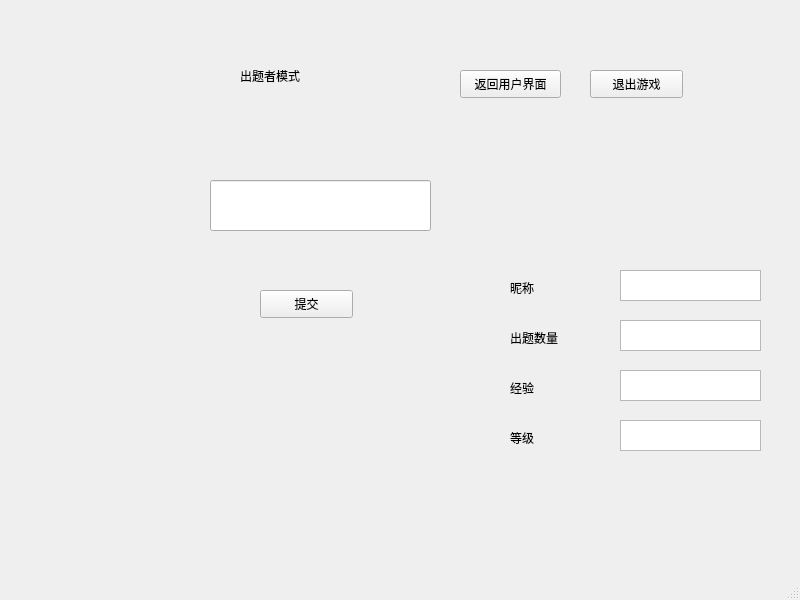
<?xml version="1.0" encoding="UTF-8"?>
<ui version="4.0">
 <class>play2</class>
 <widget class="QMainWindow" name="play2">
  <property name="geometry">
   <rect>
    <x>0</x>
    <y>0</y>
    <width>800</width>
    <height>600</height>
   </rect>
  </property>
  <property name="windowTitle">
   <string>MainWindow</string>
  </property>
  <widget class="QWidget" name="centralwidget">
   <widget class="QLabel" name="label">
    <property name="geometry">
     <rect>
      <x>240</x>
      <y>40</y>
      <width>191</width>
      <height>71</height>
     </rect>
    </property>
    <property name="styleSheet">
     <string notr="true">font: 63 18pt &quot;Bahnschrift SemiBold SemiConden&quot;;</string>
    </property>
    <property name="text">
     <string>出题者模式</string>
    </property>
   </widget>
   <widget class="QPushButton" name="returnButton">
    <property name="geometry">
     <rect>
      <x>460</x>
      <y>70</y>
      <width>101</width>
      <height>28</height>
     </rect>
    </property>
    <property name="text">
     <string>返回用户界面</string>
    </property>
   </widget>
   <widget class="QPushButton" name="exitButton">
    <property name="geometry">
     <rect>
      <x>590</x>
      <y>70</y>
      <width>93</width>
      <height>28</height>
     </rect>
    </property>
    <property name="text">
     <string>退出游戏</string>
    </property>
   </widget>
   <widget class="QLineEdit" name="lineEdit">
    <property name="geometry">
     <rect>
      <x>210</x>
      <y>180</y>
      <width>221</width>
      <height>51</height>
     </rect>
    </property>
    <property name="styleSheet">
     <string notr="true">font: 63 16pt &quot;Bahnschrift SemiBold&quot;;</string>
    </property>
   </widget>
   <widget class="QPushButton" name="submitBtn">
    <property name="geometry">
     <rect>
      <x>260</x>
      <y>290</y>
      <width>93</width>
      <height>28</height>
     </rect>
    </property>
    <property name="text">
     <string>提交</string>
    </property>
   </widget>
   <widget class="QLabel" name="label_2">
    <property name="geometry">
     <rect>
      <x>510</x>
      <y>280</y>
      <width>72</width>
      <height>15</height>
     </rect>
    </property>
    <property name="text">
     <string>昵称</string>
    </property>
   </widget>
   <widget class="QLabel" name="label_3">
    <property name="geometry">
     <rect>
      <x>510</x>
      <y>330</y>
      <width>72</width>
      <height>15</height>
     </rect>
    </property>
    <property name="text">
     <string>出题数量</string>
    </property>
   </widget>
   <widget class="QLabel" name="label_4">
    <property name="geometry">
     <rect>
      <x>510</x>
      <y>380</y>
      <width>72</width>
      <height>15</height>
     </rect>
    </property>
    <property name="text">
     <string>经验</string>
    </property>
   </widget>
   <widget class="QLabel" name="label_5">
    <property name="geometry">
     <rect>
      <x>510</x>
      <y>430</y>
      <width>72</width>
      <height>15</height>
     </rect>
    </property>
    <property name="text">
     <string>等级</string>
    </property>
   </widget>
   <widget class="QTextBrowser" name="NickNameBrowser">
    <property name="geometry">
     <rect>
      <x>620</x>
      <y>270</y>
      <width>141</width>
      <height>31</height>
     </rect>
    </property>
   </widget>
   <widget class="QTextBrowser" name="bldwords_Browser">
    <property name="geometry">
     <rect>
      <x>620</x>
      <y>320</y>
      <width>141</width>
      <height>31</height>
     </rect>
    </property>
   </widget>
   <widget class="QTextBrowser" name="exp_Browser">
    <property name="geometry">
     <rect>
      <x>620</x>
      <y>370</y>
      <width>141</width>
      <height>31</height>
     </rect>
    </property>
   </widget>
   <widget class="QTextBrowser" name="level_Browser">
    <property name="geometry">
     <rect>
      <x>620</x>
      <y>420</y>
      <width>141</width>
      <height>31</height>
     </rect>
    </property>
   </widget>
  </widget>
  <widget class="QMenuBar" name="menubar">
   <property name="geometry">
    <rect>
     <x>0</x>
     <y>0</y>
     <width>800</width>
     <height>26</height>
    </rect>
   </property>
  </widget>
  <widget class="QStatusBar" name="statusbar"/>
 </widget>
 <resources/>
 <connections/>
</ui>
